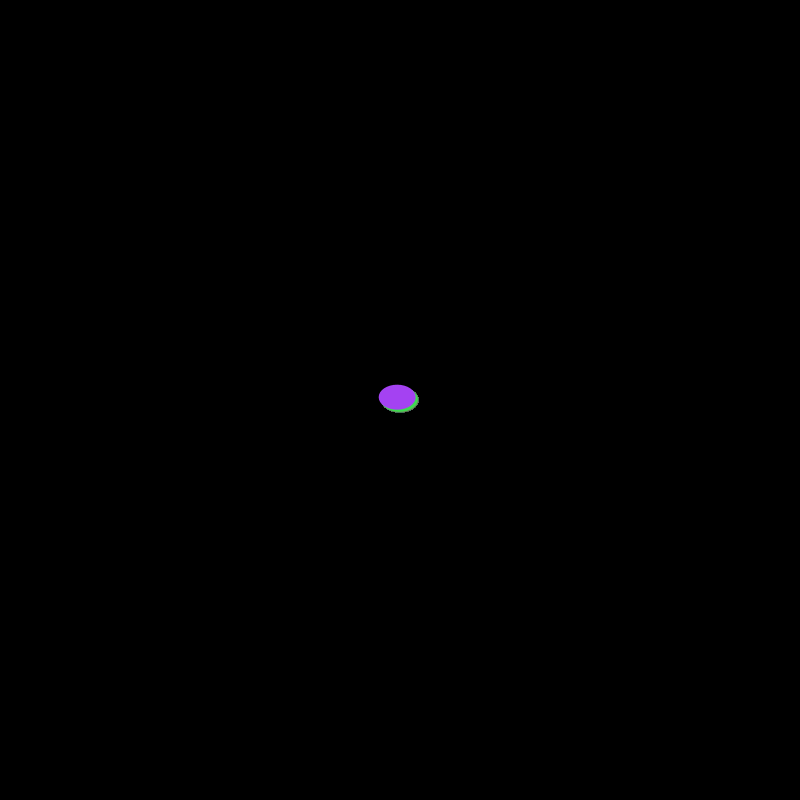
Frame 1 (no input)
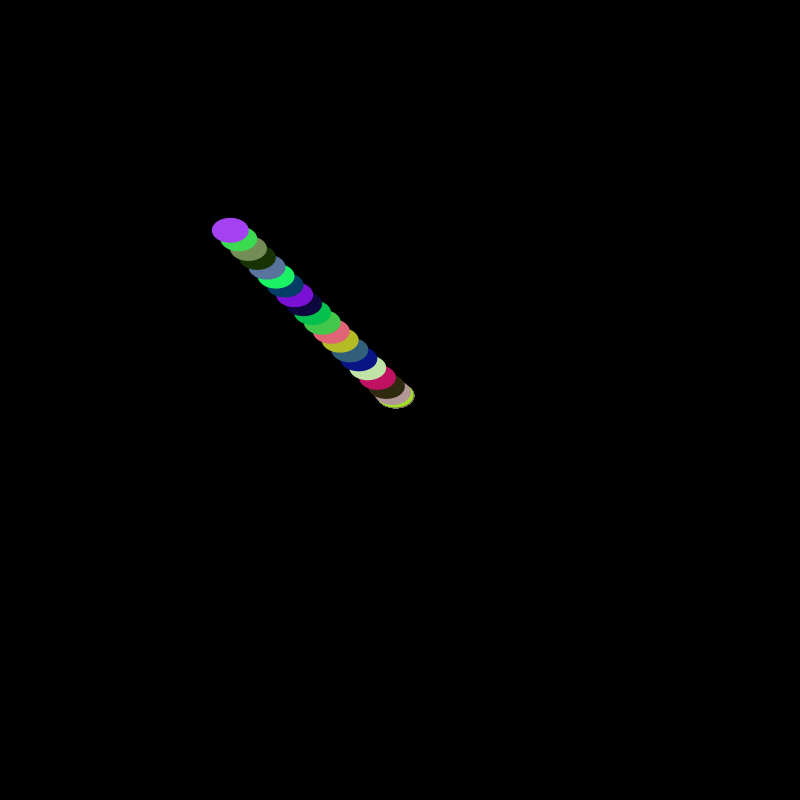
Frame 60 (the mouse pressed at the canvas centre just before this capture)
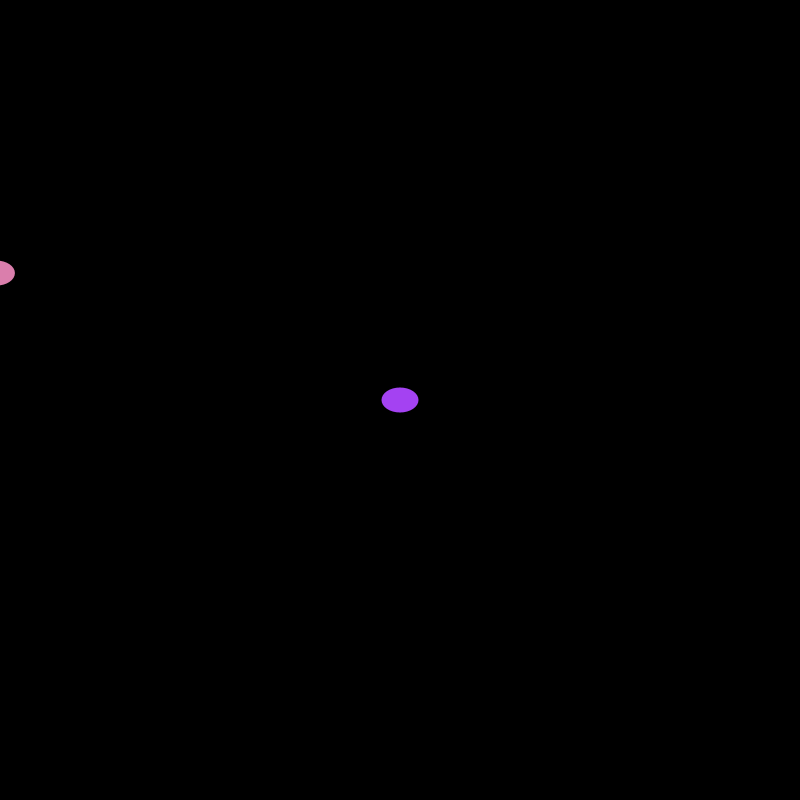
Frame 120 (the mouse held since frame 60 and released just before this capture)

The Processing sketch that drew these frames (run headless with seeded random() and noise(); from frame 60 on, the mouse is pressed at the canvas centre):

// Processing sketch: Assignment_of_Summer
// ── Assignment_of_Summer.pde

class CObject{
  float x,y;
  float vx,vy;
  float rx,ry;
  float d;
  float speed;
  float red;
  float green;
  float blue;

}

class CCircle extends CObject{
  
  public CCircle(float x,float y ,float rx,float ry,float speed){
    this.x = x;
    this.y = y;
    this.rx = rx;
    this.ry = ry;
    this.speed = speed;
    red = random(0,255);
    green = random(0,255);
    blue = random(0,255);    
  }
  void Draw(){
    smooth();
    noStroke();
    fill(red,green,blue);
    ellipse(x,y,rx,ry);
  }
  
  //head
  void Update(){
    d = sqrt((mouseX -x) * (mouseX -x)+ (mouseY -y)*(mouseY-y));
    vx= (mouseX -x)/d*speed;
    vy = (mouseY-y)/d*speed;
    if(d < speed/2){
      vx = 0;
      vy = 0;
    }
    x += vx;
    y += vy;
//      d = sqrt((mouseX -x) * (mouseX -x)+ (mouseY -y)*(mouseY-y));
//      if(d < 1.000){
//        vx = 0;
//        vy = 0;
//      }
//      angle = atan2(y-mouseY,x-mouseX);
//      text(angle,200,200);
//      vx = cos(degrees(angle));
//      vy = sin(degrees(angle));
//      x += vx;
//      y += vy;
  }
  
  //after
  void Update(float x1,float y1){
    if(mousePressed){
      vx += random(-50,50);
      vy += random(-50,50);
    }
    else {
      d = sqrt((x1 -x) * (x1 -x)+ (y1 -y)*(y1-y));
      vx= (x1 -x)/d*speed;
      vy = (y1-y)/d*speed;
      if(d >100){
      vx= (x1 -x)/d*60;
      vy = (y1-y)/d*60;
      }
      if(d > 50){
      vx= (x1 -x)/d*40;
      vy = (y1-y)/d*40;        
      }
      if(d < 16.000){
      vx= (x1 -x)/d*2;
      vy = (y1-y)/d*2;
      }
      if(d < 8.000){
      vx= (x1 -x)/d*1;
      vy = (y1-y)/d*1;      
      }
      if(d < 4.00){
      vx= (x1 -x)/d*0.1;
      vy = (y1-y)/d*0.1;
      }
    }
    x += vx;
    y += vy;
  }
};

ArrayList<CCircle> circle;
int CIRCLE_NUM = 60;

void setup(){
  size(800,800);
  circle = new ArrayList<CCircle>();
for(int i = 0; i < CIRCLE_NUM; i++){
  circle.add(new CCircle(width/2,height/2,75/2,50/2,4));
  }
}

void draw(){
  background(0,0,0);
  
  //update of head
  for(int i = 0; i < 1;i++){
   CCircle circles = circle.get(i);
   circles.Update();
  }
  
  // update of after
  for(int i = 1; i <CIRCLE_NUM ;i++){
    CCircle circles = circle.get(i);
    CCircle Circles = circle.get(i-1);   
    circles.Update(Circles.x,Circles.y);
  }
  
  // draw
  for(int i = CIRCLE_NUM-1; i > -1;i--){
    CCircle circles = circle.get(i);
    circles.Draw();
  }
}
